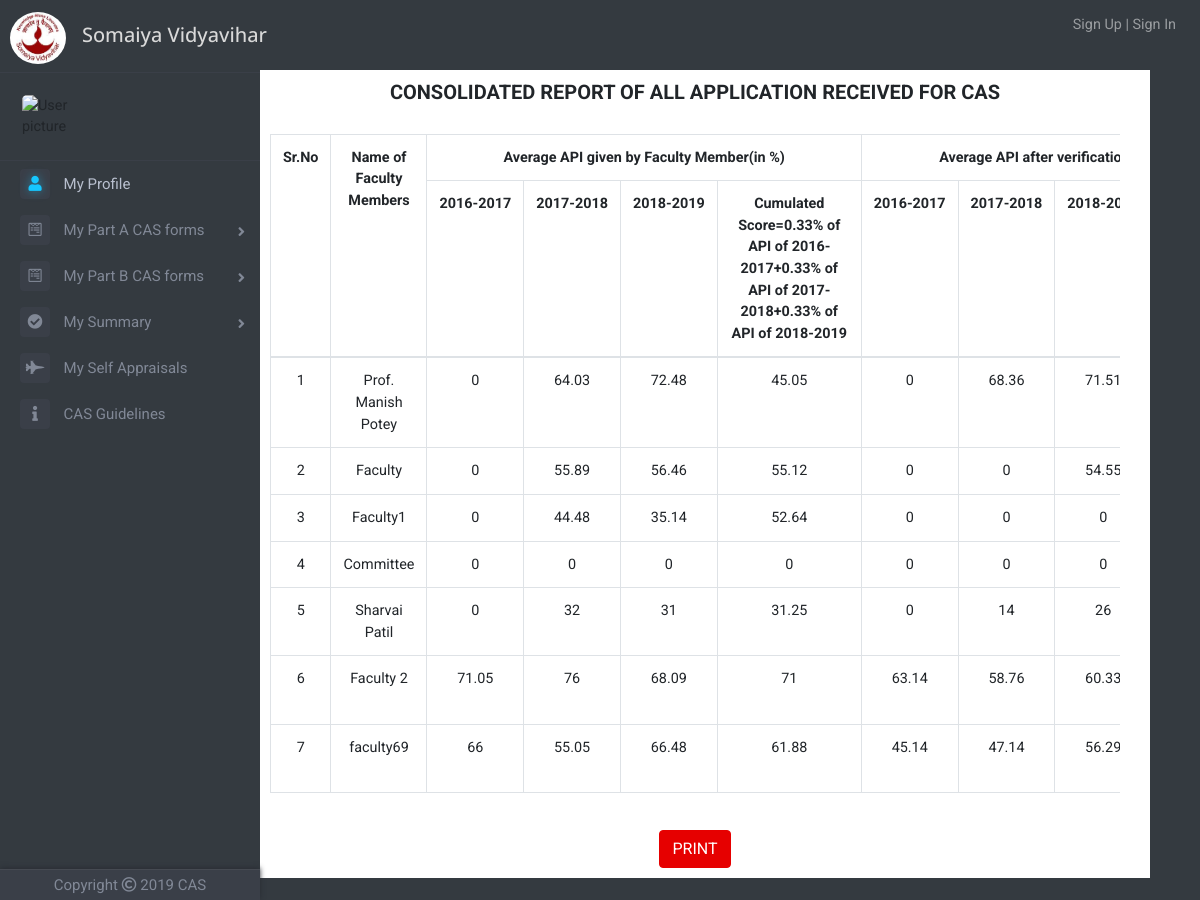
Page /finalsummary.php on the earlier database version.
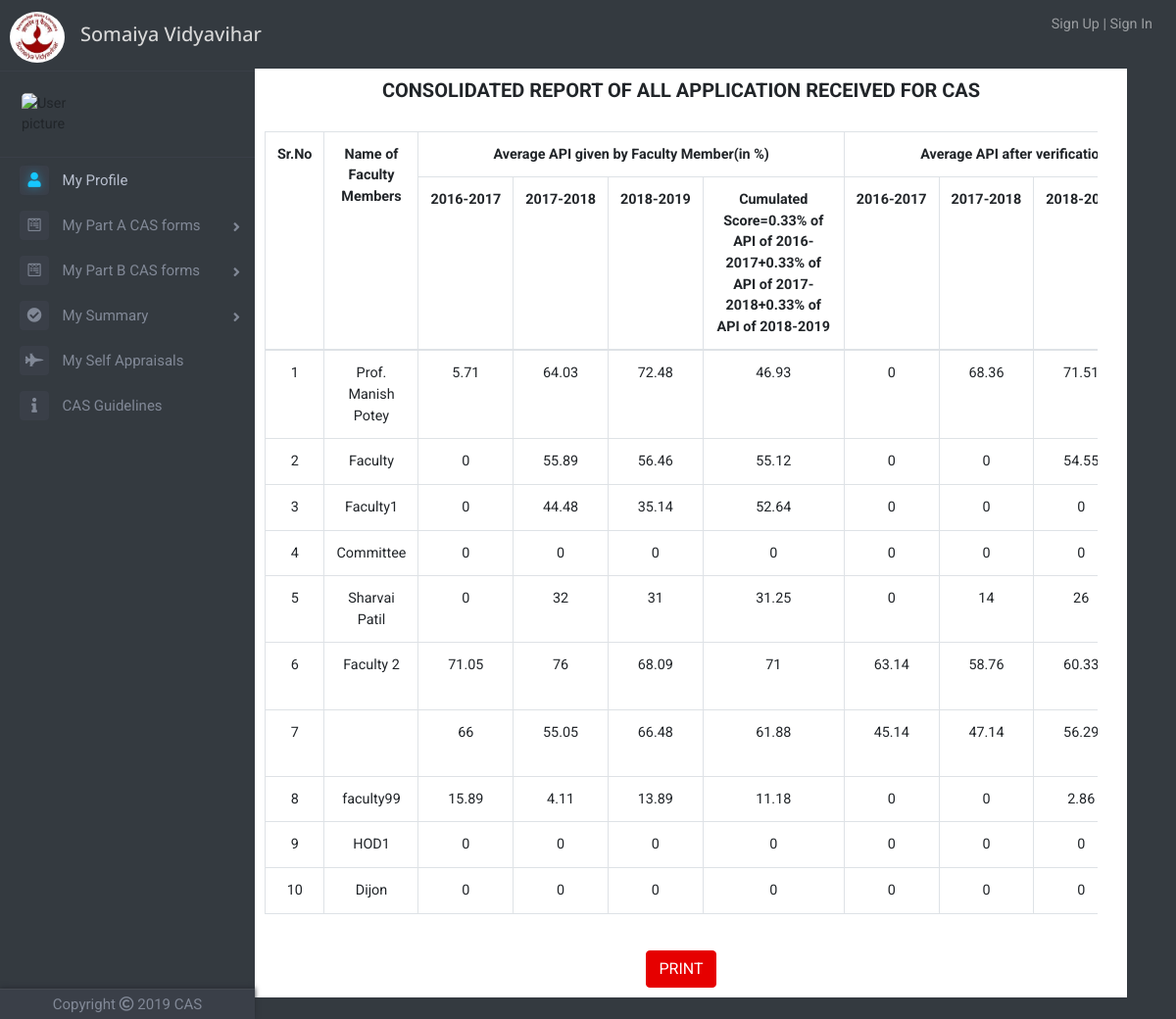
Same page on the later database version.
### tables this page shows
CREATE TABLE `summary_table` (
  `id` int(11) NOT NULL,
  `year` int(11) NOT NULL,
  `facultyId` int(11) NOT NULL,
  `selfPP` float NOT NULL,
  `selfA` float NOT NULL,
  `selfB` float NOT NULL,
  `self_avgpi` float NOT NULL,
  `hodPP` float NOT NULL,
  `hodA` float NOT NULL,
  `hodB` float NOT NULL,
  `hod_avgpi` float NOT NULL,
  `committeePP` float NOT NULL,
  `committeeA` float NOT NULL,
  `committeeB` float NOT NULL,
  `committee_avgpi` float NOT NULL,
  `hodremarksA` varchar(200) NOT NULL,
  `hodremarksBcat1` varchar(200) NOT NULL,
  `hodremarksBcat2` varchar(200) NOT NULL,
  `hodremarksBcat3` varchar(200) NOT NULL,
  `hodremarksBcat4` varchar(200) NOT NULL,
  `hodremarksavgpi` varchar(200) NOT NULL,
  `hodremarkscum` varchar(200) NOT NULL,
  `committeeremarksA` varchar(200) NOT NULL,
  `committeeremarksBcat1` varchar(200) NOT NULL,
  `committeeremarksBcat2` varchar(200) NOT NULL,
  `committeeremarksBcat3` varchar(200) NOT NULL,
  `committeeremarksBcat4` varchar(200) NOT NULL,
  `committeeremarksavgpi` varchar(200) NOT NULL,
  `committeeremarkscum` varchar(200) NOT NULL,
  `final_recomm` varchar(200) NOT NULL
);

CREATE TABLE `faculty_table` (
  `id` int(11) NOT NULL,
  `faculty_name` varchar(100) NOT NULL,
  `email` varchar(50) NOT NULL,
  `password` varchar(256) NOT NULL,
  `ecode` varchar(200) NOT NULL,
  `date_of_joining` date NOT NULL,
  `department` varchar(50) NOT NULL,
  `mobileno` bigint(11) NOT NULL,
  `profilePicLocation` varchar(100) NOT NULL DEFAULT 'defaults/default_userprofile_pic.png',
  `faculty` int(11) NOT NULL,
  `hod` int(11) NOT NULL,
  `committee` int(11) NOT NULL,
  `principal` int(11) NOT NULL,
  `admin` int(11) NOT NULL
);

### finalsummary.php (the view, shortened to what this page needs)
<?php
include 'dbh.php';
include 'top.php';
include 'left-nav.php';
?>
<div class="container">
    <div class="row justify-content-center">
    	<div class="col offset-md-2 parta" id="summary-container">
	    	<header>
	    		<h2 class="heading"><b>CONSOLIDATED REPORT OF ALL APPLICATION RECEIVED FOR CAS</b></h2><br>
	    	</header>
	    	<div class="container">
				<div class="row clearfix">
					<div class="col-md-12 column">
						<div class="admin-table">
						<table class="table table-bordered table-hover" id="tab-summary">
							<tr>
								<th class="text-center" rowspan="2">Sr.No</th>
								<th class="text-center" rowspan="2">Name of Faculty Members</th>
								<th class="text-center" colspan="4">Average API given by Faculty Member(in %)</th>
								<th class="text-center" colspan="4">Average API after verification by HOD(in %)</th>
							</tr>
							<tr>
								<th><?php echo $previousyear-2; ?>-<?php echo $previousyear-1; ?></th>
								<th><?php echo $previousyear-1; ?>-<?php echo $previousyear; ?></th>
								<th><?php echo $previousyear; ?>-<?php echo $currentyear; ?></th>
								<th>Cumulated Score=0.33% of API of <?php echo $previousyear-2; ?>-<?php echo $previousyear-1; ?>+0.33% of API of <?php echo $previousyear-1; ?>-<?php echo $previousyear; ?>+0.33% of API of <?php echo $previousyear; ?>-<?php echo $currentyear; ?></th>
								<th><?php echo $previousyear-2; ?>-<?php echo $previousyear-1; ?></th>
								<th><?php echo $previousyear-1; ?>-<?php echo $previousyear; ?></th>
								<th><?php echo $previousyear; ?>-<?php echo $currentyear; ?></th>
							</tr>
							<tbody>
								<?php
								$sql="SELECT facultyId, selfPP, selfA, selfB, self_avgpi, hodPP, hodA, hodB, hod_avgpi, committeePP, committeeA, committeeB, committee_avgpi, final_recomm FROM summary_table WHERE year='$currentyear'";
								$result=mysqli_query($conn, $sql);
								if(mysqli_num_rows($result)>0)
								{
									$counter=1;
									while($row=mysqli_fetch_assoc($result))
									{
										$facultyId=mysqli_real_escape_string($conn, $row['facultyId']);
										$sqln="SELECT faculty_name FROM faculty_table WHERE id='$facultyId'";
										$resultn=mysqli_query($conn, $sqln);
										$rown=mysqli_fetch_assoc($resultn);
										$faculty_name=$rown['faculty_name'];
										?>
										<tr>
											<td><?php echo $counter; ?></td>
											<td><?php echo $faculty_name; ?></td>
											<td><?php echo $row['selfPP']; ?></td>
											<td><?php echo $row['selfA']; ?></td>
											<td><?php echo $row['selfB']; ?></td>
											<td><?php echo $row['self_avgpi']; ?></td>
											<td><?php echo $row['hodPP']; ?></td>
											<td><?php echo $row['hodA']; ?></td>
											<td><?php echo $row['hodB']; ?></td>
										</tr>
										<?php
										$counter+=1;
									}
								}
								else
								{
									?>
									<td colspan="12"><p class="text-center">No results</p></td>
									<?php
								}
								?>
							</tbody>
						</table>
						</div>
					</div>
				</div>
			</div>
			<br>
			<button type="button" class="btn btn-success" onclick="myFunction()" id="fs-print-form" data-toggle="tooltip" data-placement="bottom" style="background-color: #e60000;border: 1px solid #e60000;margin-bottom: 10px">
	  			PRINT
			</button>
	    </div>
	</div>
	<br>
</div>
</body>
</html>

### top.php (shortened to what this page needs)
<!DOCTYPE html>
<html>
<head>
	<link rel="stylesheet" href="https://maxcdn.bootstrapcdn.com/bootstrap/4.1.3/css/bootstrap.min.css">
	<link href="https://stackpath.bootstrapcdn.com/font-awesome/4.7.0/css/font-awesome.min.css" rel="stylesheet">
	<link href="//netdna.bootstrapcdn.com/font-awesome/4.1.0/css/font-awesome.min.css" rel="stylesheet">
	<link rel="stylesheet" type="text/css" href="Frontend/global.css">
	<link rel="stylesheet" href="https://cdnjs.cloudflare.com/ajax/libs/animate.css/3.7.0/animate.min.css">
	<link rel="stylesheet" href="https://use.fontawesome.com/releases/v5.6.3/css/all.css">
</head>
<body>
		<nav class="navbar navbar-expand-lg sticky-top navbar-dark bg-dark" style="height: 50px">
	  	<a class="navbar-brand" href="index.php"><img src="img\logo1.jpg" style="width: 56px;height: 52px;margin-left: -6px;border-radius: 50%;margin-top: 26px"></a>
	  	<h3 class="text-left index-h1" style="font-size: 20px;margin-top: 27px">Somaiya Vidyavihar</h3>
	  	<div class="collapse navbar-collapse" id="navbarSupportedContent">
		    <ul class="navbar-nav ml-auto">
		      	<?php
		      	if(!isset($_SESSION['id']))
		      	{
			      	?>
			      	<li class="nav-item">
			        	<a class="nav-link" href="index.php">Sign Up | Sign In</a>
			      	</li>
			      	<?php
		      	}
		      	?>
		    </ul>
	  	</div>
	</nav>

### left-nav.php (shortened to what this page needs)
<?php
$uid=mysqli_real_escape_string($conn,$_SESSION['id']);
$sqlp="SELECT profilePicLocation, faculty_name, admin, hod, committee FROM faculty_table WHERE id='$uid'";
$resultp=mysqli_query($conn,$sqlp);
$rowp=mysqli_fetch_assoc($resultp);
$profilePicLocation=$rowp['profilePicLocation'];
?>
<div class="page-wrapper chiller-theme toggled">
	<nav id="sidebar" class="sidebar-wrapper sm-hidden">
		<div class="sidebar-content">
			<div class="sidebar-brand">
				<div id="close-sidebar">
				</div>
			</div><br>
			<div class="sidebar-header">
				<div class="user-pic">
					<img class="img-responsive img-rounded" src="<?php echo $profilePicLocation; ?>"
						alt="User picture">
				</div>
			</div>
			<?php
			$currentyear=date("Y");
			$previousyear=$currentyear-1;
			?>
			<div class="sidebar-menu">
				<ul>
					<li class="sidebar-dropdown active">
						<a href="userprofile.php">
							<i class="fas fa-user" style="font-size: 15px"></i>
							<span style="font-size: 15px">My Profile</span>
						</a>
					</li>
					<li class="sidebar-dropdown dropdown-arrow">
						<a>
							<i class="fab fa-wpforms" style="font-size: 15px"></i>
							<span style="font-size: 15px;cursor:pointer">My Part A CAS forms</span>
						</a>
					</li>
					<li class="sidebar-dropdown dropdown-arrow">
						<a>
							<i class="fab fa-wpforms" style="font-size: 15px"></i>
							<span style="font-size: 15px;cursor:pointer">My Part B CAS forms</span>
						</a>
					</li>
					<li class="sidebar-dropdown dropdown-arrow">
						<a>
							<i class="fa fa-check-circle" aria-hidden="true" style="font-size: 15px"></i>
							<span style="font-size: 15px;cursor:pointer">My Summary</span>
						</a>
					</li>
					<li class="sidebar-dropdown">
						<a href="self-appraisals.php?id=<?php echo $_SESSION['id']; ?>">
							<i class="fas fa-fighter-jet" style="font-size: 15px"></i>
							<span style="font-size: 15px">My Self Appraisals</span>
						</a>
					</li>
					<li class="sidebar-dropdown">
						<a href="guidelines.php">
							<i class="fas fa-info" style="font-size: 15px"></i>
							<span style="font-size: 15px">CAS Guidelines</span>
						</a>
					</li>
				</ul>
			</div>
		</div>
		<div class="sidebar-footer">
			<a>
				<p style="font-size: 15px">Copyright  <i class="far fa-copyright"></i>  <?php echo $currentyear; ?>  CAS</p>
			</a>
		</div>
	</nav>

Differences in the rows shown:
changed summary_table "Prof. Manish Potey": selfPP "0" → "5.71"; self_avgpi "45.05" → "46.93"
shown differently, row unchanged: summary_table (number 7 of 10 on the later page): faculty_table.faculty_name "faculty69" → (not shown)
added summary_table: faculty_table.faculty_name "faculty99", selfPP "15.89", selfA "4.11", selfB "13.89", self_avgpi "11.18", hodPP "0", hodA "0", hodB "2.86"
added summary_table: faculty_table.faculty_name "HOD1", selfPP "0", selfA "0", selfB "0", self_avgpi "0", hodPP "0", hodA "0", hodB "0"
added summary_table: faculty_table.faculty_name "Dijon", selfPP "0", selfA "0", selfB "0", self_avgpi "0", hodPP "0", hodA "0", hodB "0"
